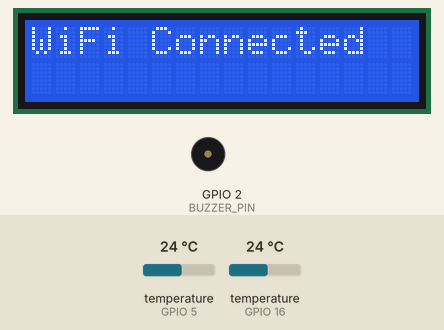
This sketch was run on a simulated ESP32. Shown: 16×2 character LCD, buzzer (waves = sounding, pin HIGH). The test bench sets the inputs (shaded band); at power-on: temperature (sensors on GPIO 5, GPIO 16) 24 °C. WiFi joins after 1.5 s; servers stay silent unless stated; uploads are accepted with an empty reply; what the sketch prints to the serial monitor is not drawn.

Above: at 2.8 s.
2.9 s: temperature (sensor on GPIO 5) set to 12 °C
At 4.4 s:
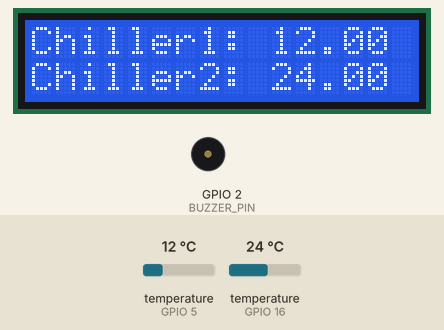
7.2 s: temperature (sensor on GPIO 16) set to 12 °C
At 9.4 s:
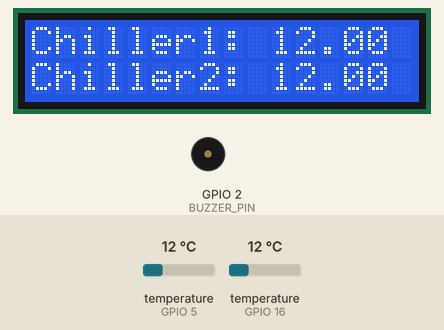
11.5 s: temperature (sensor on GPIO 5) set to 19 °C
At 13.0 s:
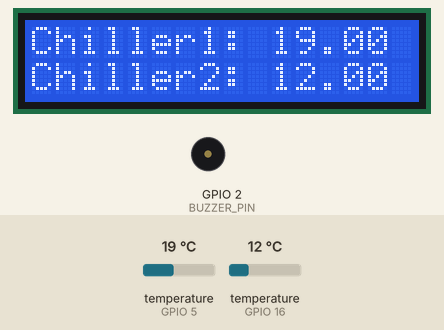
15.8 s: temperature (sensor on GPIO 16) set to 19 °C
At 19.0 s:
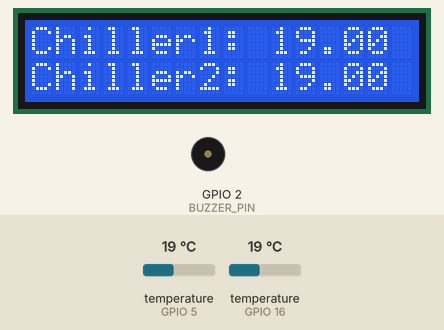
20.1 s: temperature (sensor on GPIO 5) set to 28 °C
At 22.5 s:
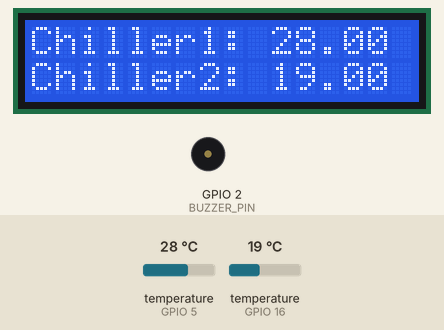
24.4 s: temperature (sensor on GPIO 16) set to 28 °C
At 26.2 s:
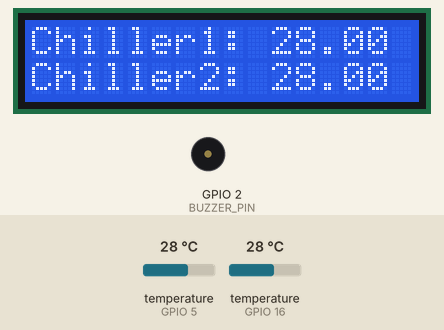
Timing chart, 0 to 27.7 s (numbered marks = the images above; inputs shaded):
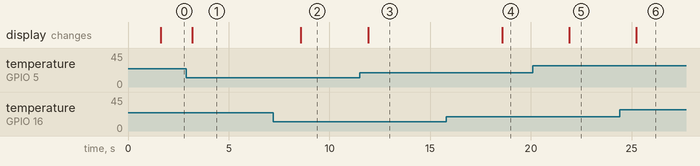

The sketch:

node_chiller.ino
```cpp
// node chiller.ino

#include <WiFi.h>
#include <OneWire.h>
#include <DallasTemperature.h>
#include <LiquidCrystal_I2C.h>

// Data pin yang terhubung ke sensor DS18B20
#define ONE_WIRE_BUS_1 5  // Pin untuk sensor pertama
#define ONE_WIRE_BUS_2 16  // Pin untuk sensor kedua

#define BUZZER_PIN 2 // Pin untuk buzzer

OneWire oneWire1(ONE_WIRE_BUS_1);
OneWire oneWire2(ONE_WIRE_BUS_2);

DallasTemperature sensors1(&oneWire1);
DallasTemperature sensors2(&oneWire2);

// LCD settings
LiquidCrystal_I2C lcd(0x27, 16, 2);

const char* ssid = "TPF-Office";
const char* password = "ToshinPrim@2023";
const char* host = "10.100.4.180";
const char* esp32ReceiverIP = "10.100.4.60";  // IP address of the receiving ESP32

// Static IP configuration
IPAddress local_IP(10, 100, 4, 50);  // Set your desired IP address
IPAddress gateway(10, 100, 4, 1);    // Set your network gateway
IPAddress subnet(255, 255, 255, 0);  // Set your subnet mask
IPAddress primaryDNS(8, 8, 8, 8);    // Optional: set a primary DNS server
IPAddress secondaryDNS(8, 8, 4, 4);  // Optional: set a secondary DNS server

unsigned long previousMillisDatabase = 0; // Stores last time data was sent to database
unsigned long previousMillisESP32 = 0;    // Stores last time data was sent to ESP32
const long intervalDatabase = 30000;      // Interval to send data to database (30 seconds)
const long intervalESP32 = 3000;          // Interval to send data to ESP32 (3 seconds)

void setup() {
    Serial.begin(115200);
    Serial.println("DS18B20 Output!");

    sensors1.begin(); // Start the first DS18B20 sensor
    sensors2.begin(); // Start the second DS18B20 sensor

    // Initialize the LCD
    lcd.init();
    lcd.backlight();
    lcd.setCursor(0, 0);
    lcd.print("Connecting to WiFi");

    pinMode(BUZZER_PIN, OUTPUT); // Mengatur pin buzzer sebagai output
    digitalWrite(BUZZER_PIN, LOW); // Matikan buzzer pada awalnya

    // Configure the ESP32 to use a static IP address
    if (!WiFi.config(local_IP, gateway, subnet, primaryDNS, secondaryDNS)) {
        Serial.println("STA Failed to configure");
    }

    Serial.println("\nConnecting to " + String(ssid));
    WiFi.begin(ssid, password);

    while (WiFi.status() != WL_CONNECTED) {
        delay(500);
        Serial.print(".");
    }

    Serial.println("\nWiFi connected");
    Serial.print("IP address: ");
    Serial.println(WiFi.localIP());
    lcd.clear();
    lcd.print("WiFi Connected");
}

void loop() {
    // Get current time
    unsigned long currentMillis = millis();

    // Request temperature readings from both sensors
    sensors1.requestTemperatures();
    sensors2.requestTemperatures();

    float suhuChiller1 = sensors1.getTempCByIndex(0); // Reading temperature from sensor 1 in Celsius
    float suhuChiller2 = sensors2.getTempCByIndex(0); // Reading temperature from sensor 2 in Celsius

    lcd.clear();
    lcd.setCursor(0, 0);

    if (suhuChiller1 == DEVICE_DISCONNECTED_C) {
        lcd.print("Chiller 1 Error");
    } else {
        lcd.print("Chiller1: ");
        lcd.print(suhuChiller1);
        lcd.print(" C");
    }

    lcd.setCursor(0, 1);

    if (suhuChiller2 != DEVICE_DISCONNECTED_C) {
        lcd.print("Chiller2: ");
        lcd.print(suhuChiller2);
        lcd.print(" C");
    } else {
        lcd.print("Chiller 2 Error");
    }

    // Send data to database every 30 seconds
    if (currentMillis - previousMillisDatabase >= intervalDatabase) {
        previousMillisDatabase = currentMillis;
        sendToDatabase(suhuChiller1, suhuChiller2);
    }

    // Send temperature values to the other ESP32 every 3 seconds
    if (currentMillis - previousMillisESP32 >= intervalESP32) {
        previousMillisESP32 = currentMillis;
        sendTemperatureToESP32(suhuChiller1, suhuChiller2);
    }

    delay(500); // Short delay to prevent overwhelming the CPU
}

// Fungsi untuk menangani peringatan dari server
void handleWarning() {
    // Menyalakan buzzer ketika peringatan diterima
    digitalWrite(BUZZER_PIN, HIGH);
    delay(1000); // Buzzer menyala selama 1 detik
    digitalWrite(BUZZER_PIN, LOW);
}

// Function to send temperature values to the database
void sendToDatabase(float suhuChiller1, float suhuChiller2) {
    Serial.print("Connecting to ");
    Serial.println(host);

    WiFiClient client;
    const int httpPort = 80;
    if (!client.connect(host, httpPort)) {
        Serial.println("Connection to database server failed");
    } else {
        // Construct the URL for the GET request to the database
        String url = "/monitoring_toshin/connect.php?suhuchiller1=" + String(suhuChiller1) + "&suhuchiller2=" + String(suhuChiller2);
        client.print(String("GET ") + url + " HTTP/1.1\r\n" +
                     "Host: " + host + "\r\n" +
                     "Connection: close\r\n\r\n");

        unsigned long timeout = millis();
        while (client.available() == 0) {
            if (millis() - timeout > 5000) { // Client Timeout after 5 seconds
                Serial.println(">>> Client Timeout !");
                client.stop();
                break;
            }
        }

        // Read and print the response from the server
        while(client.available()) {
            String line = client.readStringUntil('\r');
            Serial.print(line);

            // Handle warning if "warning" received from the server
            if (line.indexOf("warning") != -1) {
                handleWarning();
            }
        }

        Serial.println("\nClosing connection with database server");
        client.stop();
    }
}

// Function to send temperature values to another ESP32
void sendTemperatureToESP32(float suhu1, float suhu2) {
    WiFiClient client;
    if (!client.connect(esp32ReceiverIP, 80)) {
        Serial.println("Connection to receiver ESP32 failed");
        return;
    }

    String url = "/receive_temp?suhu1=" + String(suhu1) + "&suhu2=" + String(suhu2);
    client.print(String("GET ") + url + " HTTP/1.1\r\n" +
                 "Host: " + esp32ReceiverIP + "\r\n" +
                 "Connection: close\r\n\r\n");

    unsigned long timeout = millis();
    while (client.available() == 0) {
        if (millis() - timeout > 5000) { // Client Timeout after 5 seconds
            Serial.println(">>> Receiver ESP32 Client Timeout !");
            client.stop();
            return;
        }
    }

    // Read and print the response from the receiver ESP32
    while(client.available()) {
        String line = client.readStringUntil('\r');
        Serial.print(line);
    }

    Serial.println("\nClosing connection with receiver ESP32");
}
```

Measured:
- after the input at 2.9 s, the display: changes after 0.29 s (image 1)
- after the input at 7.2 s, the display: changes after 1.4 s (image 2)
- after the input at 11.5 s, the display: changes after 0.42 s (image 3)
- after the input at 15.8 s, the display: changes after 2.8 s (image 4)
- after the input at 20.1 s, the display: changes after 1.8 s (image 5)
- after the input at 24.4 s, the display: changes after 0.83 s (image 6)
